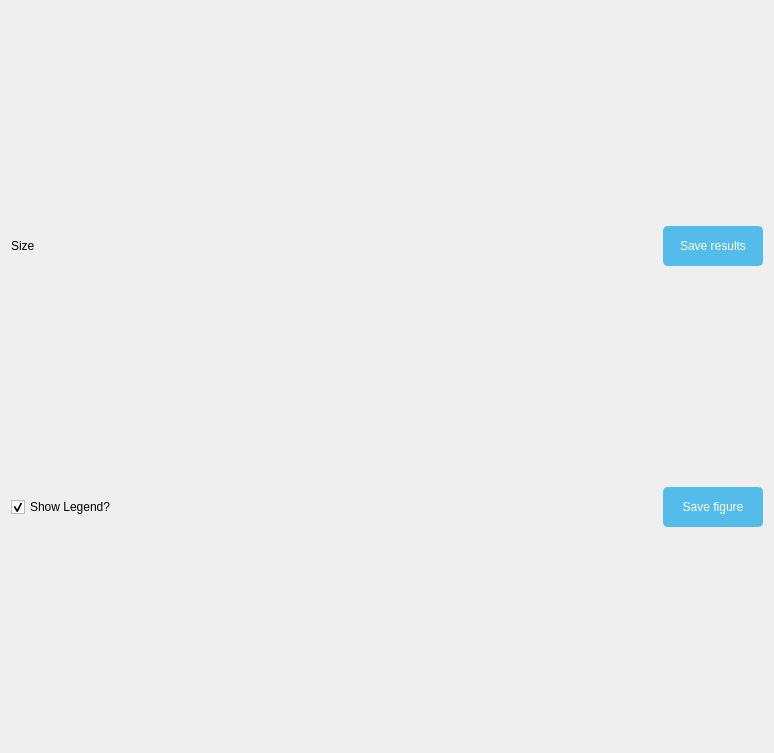
         <widget class="QWidget" name="scrollAreaWidgetContents_2">
          <property name="geometry">
           <rect>
            <x>0</x>
            <y>0</y>
            <width>774</width>
            <height>753</height>
           </rect>
          </property>
          <layout class="QGridLayout" name="gridLayout_4">
           <item row="0" column="0">
            <layout class="QHBoxLayout" name="horizontalLayout_9">
             <item>
              <widget class="QLabel" name="label_Size">
               <property name="sizePolicy">
                <sizepolicy hsizetype="Minimum" vsizetype="Minimum">
                 <horstretch>0</horstretch>
                 <verstretch>0</verstretch>
                </sizepolicy>
               </property>
               <property name="maximumSize">
                <size>
                 <width>16777215</width>
                 <height>20</height>
                </size>
               </property>
               <property name="text">
                <string>Size</string>
               </property>
              </widget>
             </item>
             <item>
              <spacer name="horizontalSpacer_8">
               <property name="orientation">
                <enum>Qt::Horizontal</enum>
               </property>
               <property name="sizeHint" stdset="0">
                <size>
                 <width>40</width>
                 <height>20</height>
                </size>
               </property>
              </spacer>
             </item>
             <item>
              <widget class="QPushButton" name="pushButton_SaveData">
               <property name="minimumSize">
                <size>
                 <width>100</width>
                 <height>40</height>
                </size>
               </property>
               <property name="maximumSize">
                <size>
                 <width>16777215</width>
                 <height>40</height>
                </size>
               </property>
               <property name="styleSheet">
                <string notr="true">*{border: 3px solid rgb(84, 188, 235);
border-radius: 5px;
color: rgb(255, 255, 255);
gridline-color: rgb(84, 188, 235);
background-color: rgb(84, 188, 235);
font: 75 11pt &quot;Verdana&quot;;}
*:hover{background-color: rgb(0, 64, 122);}</string>
               </property>
               <property name="text">
                <string>Save results</string>
               </property>
              </widget>
             </item>
            </layout>
           </item>
           <item row="1" column="0">
            <layout class="QHBoxLayout" name="horizontalLayout_10">
             <item>
              <widget class="QCheckBox" name="checkBox_Legend">
               <property name="maximumSize">
                <size>
                 <width>16777215</width>
                 <height>20</height>
                </size>
               </property>
               <property name="text">
                <string>Show Legend?</string>
               </property>
               <property name="checked">
                <bool>true</bool>
               </property>
               <property name="tristate">
                <bool>false</bool>
               </property>
              </widget>
             </item>
             <item>
              <spacer name="horizontalSpacer_9">
               <property name="orientation">
                <enum>Qt::Horizontal</enum>
               </property>
               <property name="sizeHint" stdset="0">
                <size>
                 <width>40</width>
                 <height>20</height>
                </size>
               </property>
              </spacer>
             </item>
             <item>
              <widget class="QPushButton" name="pushButton_SaveFigure">
               <property name="minimumSize">
                <size>
                 <width>100</width>
                 <height>40</height>
                </size>
               </property>
               <property name="maximumSize">
                <size>
                 <width>16777215</width>
                 <height>40</height>
                </size>
               </property>
               <property name="styleSheet">
                <string notr="true">*{border: 3px solid rgb(84, 188, 235);
border-radius: 5px;
color: rgb(255, 255, 255);
gridline-color: rgb(84, 188, 235);
background-color: rgb(84, 188, 235);
font: 75 11pt &quot;Verdana&quot;;}
*:hover{background-color: rgb(0, 64, 122);}</string>
               </property>
               <property name="text">
                <string>Save figure</string>
               </property>
              </widget>
             </item>
            </layout>
           </item>
          </layout>
         </widget>
